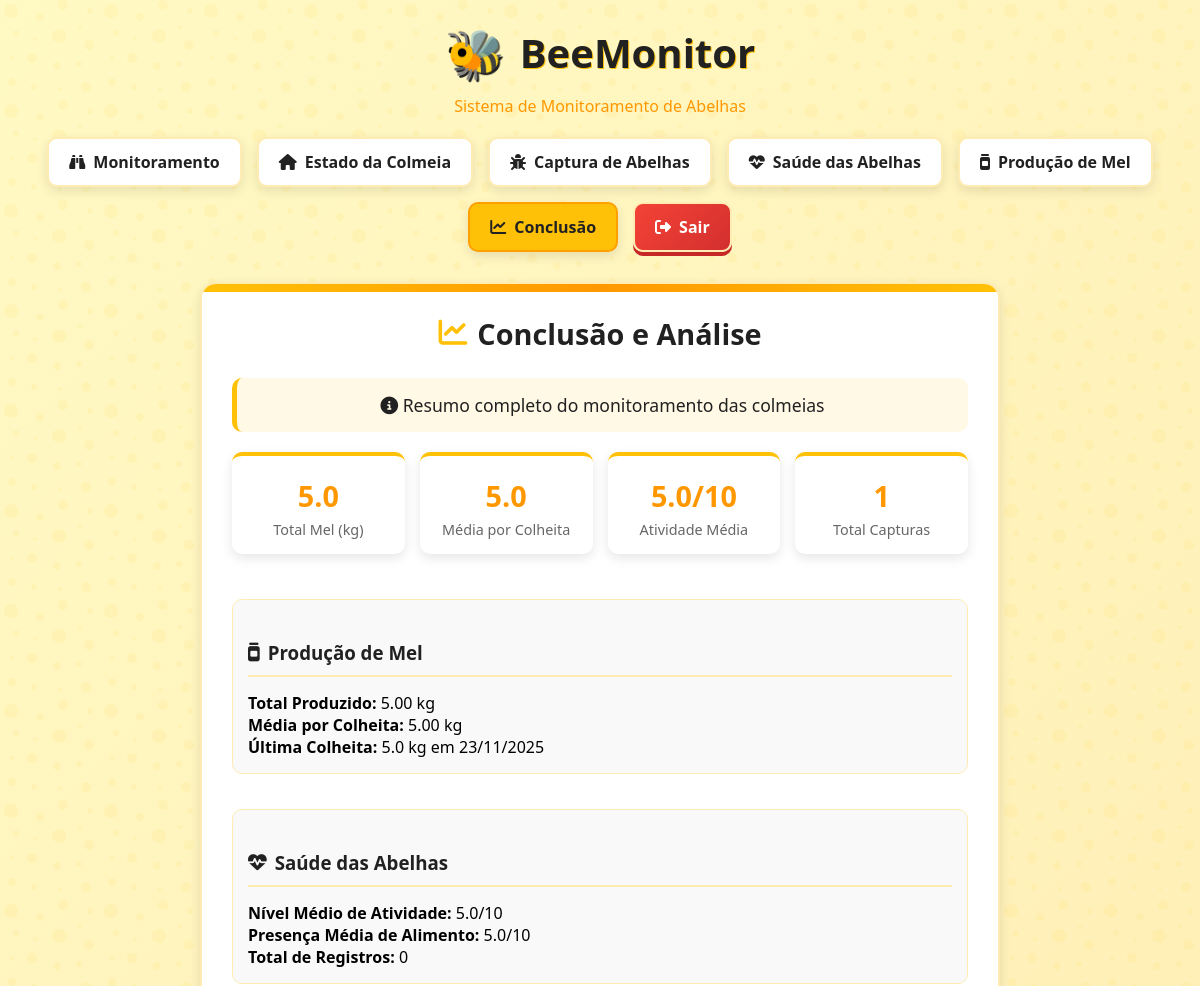
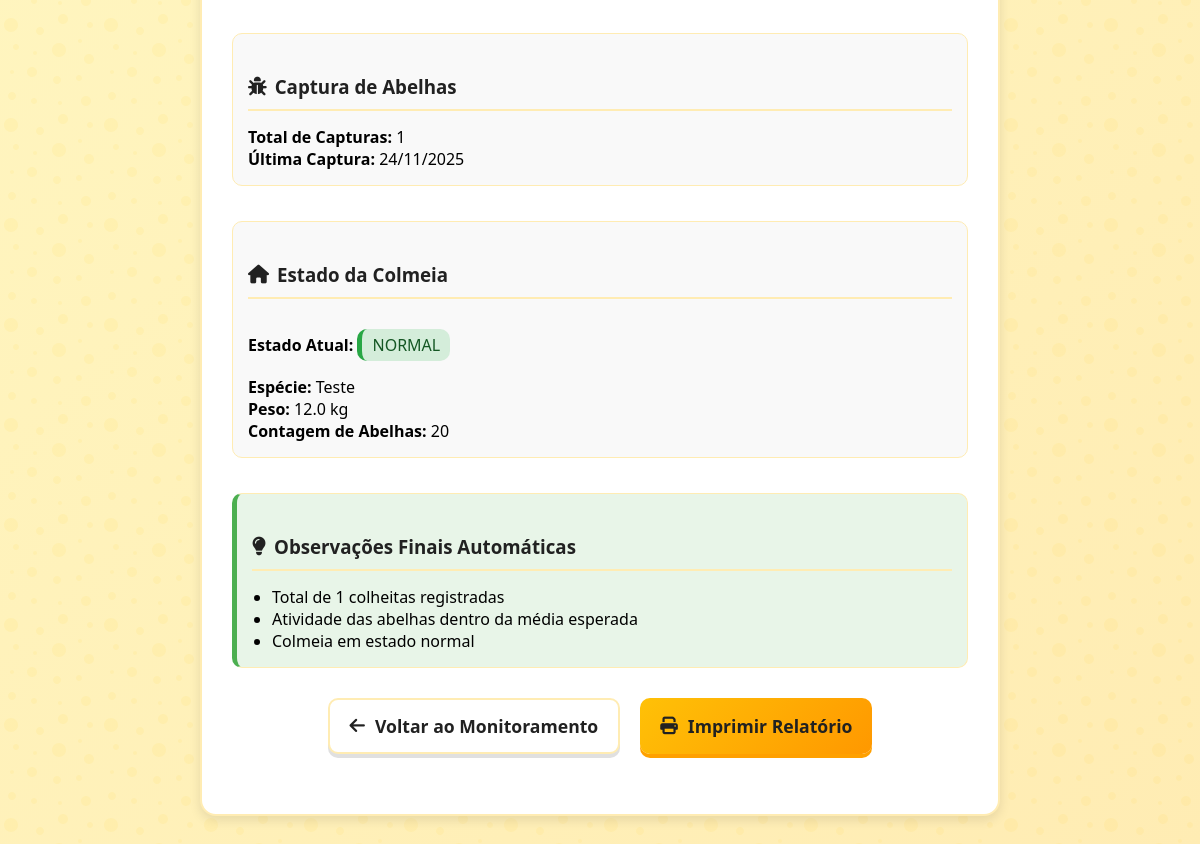
The app's page /conclusao (signed in) with its own data (2 pictures, top to bottom).
### models.py (models this page shows, shortened)
class ProducaoMel(db.Model):
    id = db.Column(db.Integer, primary_key=True)
    usuario_id = db.Column(db.Integer, db.ForeignKey('usuario.id'), nullable=False)
    quantidade = db.Column(db.Float, nullable=False)
    data_colheita = db.Column(db.Date, nullable=False)
    observacoes = db.Column(db.Text)
    data_registro = db.Column(db.DateTime, default=datetime.utcnow)
    usuario = db.relationship('Usuario', backref=db.backref('producoes_mel', lazy=True))

class CapturaAbelha(db.Model):
    id = db.Column(db.Integer, primary_key=True)
    usuario_id = db.Column(db.Integer, db.ForeignKey('usuario.id'), nullable=False)
    observacao = db.Column(db.Text, nullable=False)
    data_captura = db.Column(db.DateTime, default=datetime.utcnow)
    usuario = db.relationship('Usuario', backref=db.backref('capturas', lazy=True))

class EstadoColmeia(db.Model):
    id = db.Column(db.Integer, primary_key=True)
    usuario_id = db.Column(db.Integer, db.ForeignKey('usuario.id'), nullable=False)
    especie = db.Column(db.String(100))
    peso = db.Column(db.Float)
    contagem_abelhas = db.Column(db.Integer)
    observacoes = db.Column(db.Text)
    estado = db.Column(db.String(20), default='normal')
    data_atualizacao = db.Column(db.DateTime, default=datetime.utcnow)
    usuario = db.relationship('Usuario', backref=db.backref('estados_colmeia', lazy=True))

### route.py (the view)
@app.route('/conclusao')
@login_required
def conclusao():
    producoes = ProducaoMel.query.all()
    total_mel = sum(p.quantidade for p in producoes) if producoes else 0
    media_mel = total_mel / len(producoes) if producoes else 0
    ultima_producao = ProducaoMel.query.order_by(ProducaoMel.data_registro.desc()).first()
    registros_saude = SaudeAbelha.query.all()
    media_atividade = sum(s.nivel_atividade or 0 for s in registros_saude) / len(registros_saude) if registros_saude else 0
    media_alimento = sum(s.presenca_alimento or 0 for s in registros_saude) / len(registros_saude) if registros_saude else 0
    total_capturas = CapturaAbelha.query.count()
    todas_capturas = CapturaAbelha.query.order_by(CapturaAbelha.data_captura.desc()).all()
    estado_atual = EstadoColmeia.query.order_by(EstadoColmeia.data_atualizacao.desc()).first()
    observacoes_finais = gerar_observacoes_automaticas(producoes, registros_saude, estado_atual)
    return render_template('conclusao.html',
                         total_mel=total_mel,
                         media_mel=media_mel,
                         ultima_producao=ultima_producao,
                         media_atividade=media_atividade,
                         media_alimento=media_alimento,
                         total_capturas=total_capturas,
                         todas_capturas=todas_capturas,
                         estado_atual=estado_atual,
                         observacoes_finais=observacoes_finais,
                         is_admin=is_admin())

### route.py (called while the page is built)
def is_admin():
    return session.get('usuario_tipo') == 'Administrador'

def login_required(f):
    from functools import wraps
    @wraps(f)
    def decorated_function(*args, **kwargs):
        if 'usuario_id' not in session:
            flash('Por favor, faça login para acessar esta página.', 'warning')
            return redirect(url_for('index'))
        return f(*args, **kwargs)
    return decorated_function

### templates/conclusao.html (shortened to what this page needs)
{% extends "base.html" %}
{% block content %}
<div class="container">
    <h2><i class="fas fa-chart-line"></i> Conclusão e Análise</h2>
    <div class="welcome-message">
        <i class="fas fa-info-circle"></i> Resumo completo do monitoramento das colmeias
    </div>
    <div class="stats-grid">
        <div class="stat-card">
            <div class="stat-value">{{ "%.1f"|format(total_mel) }}</div>
            <div class="stat-label">Total Mel (kg)</div>
        </div>
        <div class="stat-card">
            <div class="stat-value">{{ "%.1f"|format(media_mel) }}</div>
            <div class="stat-label">Média por Colheita</div>
        </div>
        <div class="stat-card">
            <div class="stat-value">{{ "%.1f"|format(media_atividade) }}/10</div>
            <div class="stat-label">Atividade Média</div>
        </div>
        <div class="stat-card">
            <div class="stat-value">{{ total_capturas }}</div>
            <div class="stat-label">Total Capturas</div>
        </div>
    </div>
    <div style="display: grid; gap: 20px; margin-top: 30px;">
        <div class="registro">
            <h3><i class="fas fa-jar"></i> Produção de Mel</h3>
            <p><strong>Total Produzido:</strong> {{ "%.2f"|format(total_mel) }} kg</p>
            <p><strong>Média por Colheita:</strong> {{ "%.2f"|format(media_mel) }} kg</p>
            {% if ultima_producao %}
            <p><strong>Última Colheita:</strong> {{ ultima_producao.quantidade }} kg em {{ ultima_producao.data_colheita.strftime('%d/%m/%Y') }}</p>
            {% endif %}
        </div>
        <div class="registro">
            <h3><i class="fas fa-heartbeat"></i> Saúde das Abelhas</h3>
            <p><strong>Nível Médio de Atividade:</strong> {{ "%.1f"|format(media_atividade) }}/10</p>
            <p><strong>Presença Média de Alimento:</strong> {{ "%.1f"|format(media_alimento) }}/10</p>
            <p><strong>Total de Registros:</strong> {{ todas_saude|length }}</p>
        </div>
        <div class="registro">
            <h3><i class="fas fa-bug"></i> Captura de Abelhas</h3>
            <p><strong>Total de Capturas:</strong> {{ total_capturas }}</p>
            <p><strong>Última Captura:</strong>
                {% if todas_capturas %}
                    {{ todas_capturas[0].data_captura.strftime('%d/%m/%Y') }}
                {% else %}
                    Nenhuma captura registrada
                {% endif %}
            </p>
        </div>
        <div class="registro">
            <h3><i class="fas fa-home"></i> Estado da Colmeia</h3>
            {% if estado_atual %}
            <p><strong>Estado Atual:</strong>
                <span class="{% if estado_atual.estado == 'normal' %}status-normal{% else %}status-alerta{% endif %}" style="display: inline-block; padding: 5px 10px;">
                    {{ estado_atual.estado|upper }}
                </span>
            </p>
            <p><strong>Espécie:</strong> {{ estado_atual.especie or 'Não informada' }}</p>
            <p><strong>Peso:</strong> {{ estado_atual.peso or 'Não informado' }} kg</p>
            <p><strong>Contagem de Abelhas:</strong> {{ estado_atual.contagem_abelhas or 'Não informada' }}</p>
            {% else %}
            <p>Nenhum estado da colmeia registrado</p>
            {% endif %}
        </div>
        <div class="registro" style="background: #e8f5e8; border-left: 5px solid #4CAF50;">
            <h3><i class="fas fa-lightbulb"></i> Observações Finais Automáticas</h3>
            <ul style="margin-left: 20px;">
                {% for obs in observacoes_finais %}
                <li>{{ obs }}</li>
                {% endfor %}
            </ul>
        </div>
    </div>
    <div class="btn-group">
        <a href="{{ url_for('monitoramento') }}" class="btn btn-secondary">
            <i class="fas fa-arrow-left"></i> Voltar ao Monitoramento
        </a>
        <button class="btn" onclick="window.print()">
            <i class="fas fa-print"></i> Imprimir Relatório
        </button>
    </div>
</div>
{% endblock %}

### templates/base.html (style rules this page uses)
:root { --primary-yellow: #FFC107; --dark-yellow: #FFA000; --honey: #FF9800; --black: #212121; --white: #FFFFFF; --light-bg: #FFF9C4; --light-border: #FFECB3; --success: #4CAF50; --warning: #FF9800; --error: #F44336; --shadow: 0 4px 12px rgba(0, 0, 0, 0.1); --normal-status: #d4edda; --alert-status: #f8d7da; }
* { margin: 0; padding: 0; box-sizing: border-box; font-family: 'Segoe UI', Tahoma, Geneva, Verdana, sans-serif; }
body { background: linear-gradient(135deg, #fff9c4 0%, #ffecb3 100%); min-height: 100vh; padding: 20px; display: flex; flex-direction: column; align-items: center; position: relative; overflow-x: hidden; }
body::before { content: ""; position: absolute; top: 0; left: 0; right: 0; bottom: 0; opacity: 0.6; z-index: -1; }
.container { background: var(--white); border-radius: 16px; box-shadow: var(--shadow); padding: 30px; width: 100%; max-width: 800px; border: 2px solid var(--light-border); position: relative; overflow: hidden; transition: transform 0.3s ease; margin-bottom: 20px; }
.container::before { content: ""; position: absolute; top: 0; left: 0; right: 0; height: 8px; background: linear-gradient(90deg, var(--primary-yellow), var(--honey), var(--primary-yellow)); }
h2 { color: var(--black); margin-bottom: 25px; text-align: center; font-size: 1.8rem; display: flex; align-items: center; justify-content: center; gap: 10px; }
h2 i { color: var(--primary-yellow); }
h3 { color: var(--black); margin: 25px 0 15px; padding-bottom: 10px; border-bottom: 2px solid var(--light-border); display: flex; align-items: center; gap: 8px; }
.btn { background: linear-gradient(135deg, var(--primary-yellow), var(--honey)); color: var(--black); border: none; padding: 14px 20px; border-radius: 10px; font-size: 1.1rem; font-weight: 600; cursor: pointer; transition: all 0.3s; display: flex; align-items: center; justify-content: center; gap: 10px; box-shadow: 0 4px 0 var(--dark-yellow); margin: 10px 5px; text-decoration: none; }
.btn-secondary { background: var(--white); color: var(--black); border: 2px solid var(--light-border); box-shadow: 0 4px 0 #e0e0e0; }
.status-normal { background: var(--normal-status); color: #155724; padding: 12px; border-radius: 10px; text-align: center; margin: 15px 0; border-left: 5px solid #28a745; }
.registro, .captura { border: 1px solid var(--light-border); border-radius: 10px; padding: 15px; margin-top: 15px; background: #f9f9f9; position: relative; transition: all 0.3s; }
.btn-group { display: flex; flex-wrap: wrap; justify-content: center; gap: 10px; margin: 20px 0; }
.welcome-message { text-align: center; margin-bottom: 20px; font-size: 1.1rem; color: var(--black); background: rgba(255, 193, 7, 0.1); padding: 15px; border-radius: 10px; border-left: 5px solid var(--primary-yellow); }
.stats-grid { display: grid; grid-template-columns: repeat(auto-fill, minmax(150px, 1fr)); gap: 15px; margin: 20px 0; }
.stat-card { background: white; border-radius: 10px; padding: 15px; text-align: center; box-shadow: var(--shadow); border-top: 4px solid var(--primary-yellow); }
.stat-value { font-size: 1.8rem; font-weight: bold; color: var(--honey); margin: 5px 0; }
.stat-label { font-size: 0.9rem; color: #666; }

### records on screen
ProducaoMel: quantidade "5.0", data_colheita "23/11/2025"
CapturaAbelha: data_captura "24/11/2025"
EstadoColmeia: estado "NORMAL", especie "Teste", peso "12.0", contagem_abelhas "20"

### other values on screen
{{ "%.1f"|format(total_mel) }} "5.0"
{{ "%.1f"|format(media_mel) }} "5.0"
{{ "%.1f"|format(media_atividade) }} "5.0"
{{ total_capturas }} "1"
{{ "%.2f"|format(total_mel) }} "5.00"
{{ "%.2f"|format(media_mel) }} "5.00"
{{ "%.1f"|format(media_alimento) }} "5.0"
{{ todas_saude|length }} "0"
{{ obs }} "Total de 1 colheitas registradas" "Atividade das abelhas dentro da média esperada" "Colmeia em estado normal"
